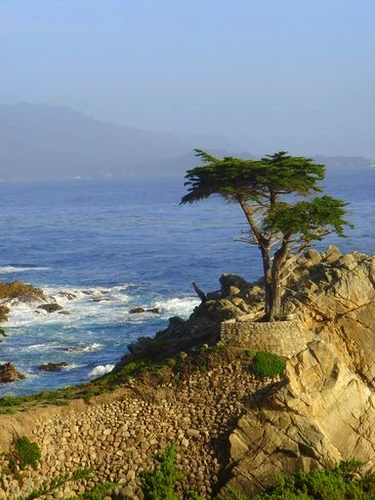
#> input picture T1/Ocean.bmp, 375 x 500 px; its folder holds 2 pictures in this run; the run also reads 1 picture not shown here
$ python Q1.py   (older library calls are emulated)
#> lines starting #> are read from the running program, lines starting #| are printed output that depends on the picture
#> further down, image1 is the input picture: shape (500, 375, 3); mean R, G, B 126.4, 133.4, 132.6
import numpy as np
import matplotlib
matplotlib.use('tkagg')  # for rendering to work
import matplotlib.pyplot as plt
from scipy import misc
import glob
from scipy.ndimage import *
import time
import math


def rgb2gray(rgb):
    return np.dot(rgb[..., :3], [0.299, 0.587, 0.114])  # MATLAB style


def computeCumulativeOptCosts(image, mask=None):
    # compute e1
    gray = rgb2gray(image)
    fx = correlate1d(gray, weights=[-1, 0, 1], axis=0)
    fy = correlate1d(gray, weights=[-1, 0, 1], axis=1)
    e1 = np.abs(fx) + np.abs(fy)

    # mask represents places to avoid
    if mask is not None:
        e1[mask[:, 0], mask[:, 1]] = float('inf')

    # initialize M and N
    M = np.pad(e1, ((0,), (1,)), 'constant', constant_values=float('inf'))
    N = np.zeros((image.shape[0], image.shape[1])) + float('nan')

    for i in range(1, M.shape[0]):
        choices = [M[i-1, :-2], M[i-1, 1:-1], M[i-1, 2:]]
        min_vals = np.amin(choices, axis=0)
        min_inds = np.argmin(choices, axis=0)
        M[i, 1:-1] += min_vals
        N[i, :] = min_inds - 1  # optimal direction is either -1, 0, or 1

    return M[:, 1:-1], N


# assuming vertical seam
def optimalSeam(M, N):
    # find minimal cost at last row and start from there
    r = M.shape[0] - 1
    c = np.argmin(M[r])

    # initialize seam
    s = [(r, c)]

    # follow optimal path up to first row
    direction = N[r, c]
    while not math.isnan(direction):
        r -= 1
        c += int(direction)
        s.append((r, c))
        direction = N[r, c]

    return np.array(s)


def removeSeam(image, s):
    # remove optimal seam
    mask = np.ones((image.shape[0], image.shape[1]), dtype=bool)
    mask[s[:, 0], s[:, 1]] = False
    image = image[mask].reshape((image.shape[0], -1, 3))

    return image


def animateSeamRemoval(image, remove_rows, remove_cols):
    # interactive imshow
    image_old = image.copy()
    obj = plt.imshow(image)
    plt.ion()

    def removeSeams(image, obj, remove, transpose=False):
#> called with remove = 10, transpose = False
        if transpose:
            image = np.transpose(image, (1, 0, 2))

        # animate removal of seams
        for i in range(remove):
            # compute cumulative optimal energy and optimal directions
            M, N = computeCumulativeOptCosts(image)

            # retrieve optimal seam(s)
            s = optimalSeam(M, N)

            # highlight optimal seam
            image[s[:, 0], s[:, 1], :] = [255.0, 0.0, 0.0]

            # display seam
            if transpose:
                obj.set_data(np.transpose(image, (1, 0, 2)))
            else:
                obj.set_data(image)
            plt.pause(0.05)

            # remove optimal seam
            image = removeSeam(image, s)

            # replace displayed image with seam removed image
            if transpose:
                obj.set_data(np.transpose(image, (1, 0, 2)))
            else:
                obj.set_data(image)
#> this loop made 10 passes
#> s on passes 1 to 10: [(499, 217)], [(499, 215)], [(499, 214)], [(499, 214)], [(499, 212)], [(499, 347)], [(499, 24)], [(499, 213)], [(499, 29)], [(499, 332)]

        if transpose:
            return np.transpose(image, (1, 0, 2))
        else:
            return image

    # remove columns
    image = removeSeams(image, obj, remove_cols)

    # remove rows
    image = removeSeams(image, obj, remove_rows, transpose=True)
#> call 2 of removeSeams, with remove = 10, transpose = True
#> the loop in removeSeams (call 2), `for i in range(remove):` made 10 passes
#> s on passes 1 to 10: [(364, 39)], [(364, 39)], [(364, 70)], [(364, 39)], [(364, 39)], [(364, 21)], [(364, 38)], [(364, 38)], [(364, 49)], [(364, 23)]
#> pass 1, in removeSeams (call 2), `plt.pause(0.05)`:
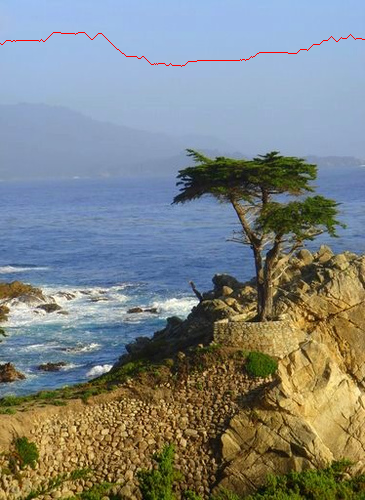
#> shown: shape (500, 365, 3); mean R, G, B 126.9, 133.3, 132.2
#> after the loop in removeSeams (call 2), `for i in range(remove):`:
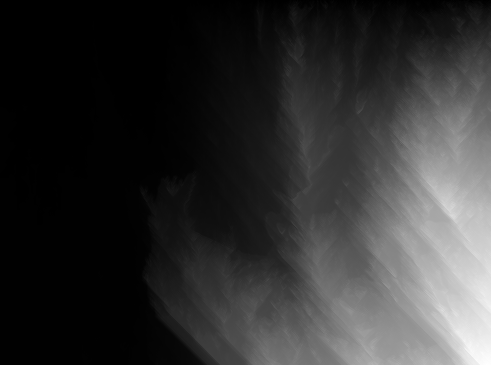
#> M: shape (365, 491) float64; min 0, max 7765, mean 1501.3; drawn with min black and max white

    plt.ioff()
    plt.subplot(121)
    plt.imshow(image_old)
    plt.subplot(122)
    plt.imshow(image)
    plt.show()

    return image


def animateSeamExpansion(image, expand_rows, expand_cols):
#> called with expand_rows = 10, expand_cols = 10
    image = image.astype('float32')
#> image: shape (490, 365, 3) float32

    # interactive imshow
    image_old = image.copy()
    obj = plt.imshow(image.astype('uint8'))
    plt.ion()

    def expandSeams(image, obj, expand, transpose=False):
#> called with expand = 10, transpose = False
        if transpose:
            image = np.transpose(image, (1, 0, 2))

        seams = []
        mask = None

        # get vertical seams
        for j in range(expand):
            # compute cumulative optimal energy and optimal directions
            M, N = computeCumulativeOptCosts(image, mask)

            # retrieve optimal seam(s)
            s = optimalSeam(M, N)
            seams.append(s)

            mask = np.concatenate(seams)
#> this loop made 10 passes
#> s on passes 1 to 10: [(489, 219)], [(489, 331)], [(489, 28)], [(489, 241)], [(489, 166)], [(489, 226)], [(489, 11)], [(489, 29)], [(489, 307)], [(489, 338)]
#> pass 1, in computeCumulativeOptCosts (call 21), `e1 = np.abs(fx) + np.abs(fy)`:
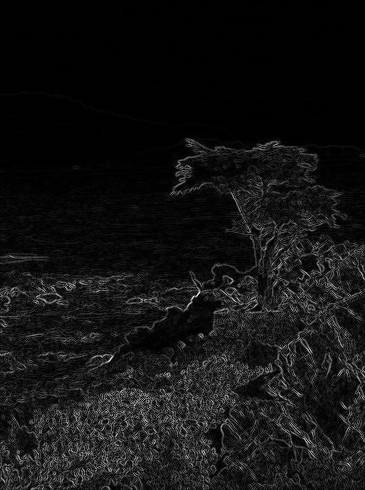
#> e1: shape (490, 365) float64; min 0, max 388, mean 30.2; drawn with min black and max white
#> after the loop:
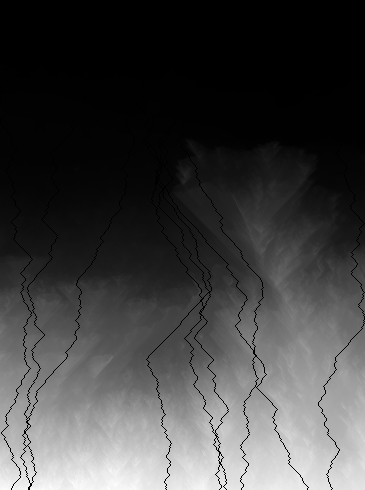
#> M: shape (490, 365) float64; 2.47% of the values are NaN or infinite; the others: min 0, max 6551.9, mean 1739.2; drawn with min black, max white, NaN and infinite black
#> after the loop, seams = 10 items

        # expand by replacing seam with two seams:
        # 1. seam which is the average of the optimal seam and its left
        # neighbour,
        # 2. seam which is the average of the optimal seam and its right
        # neighbour
        for k in range(len(seams)):
            # take seam
            s = seams[k]

            image_seam = image[s[:, 0], s[:, 1], :]

            # pad left and right sides with zeros to deal with out of bounds
            image = np.pad(image, ((0, 0), (1, 1), (0, 0)), 'constant')
            avg_left = (image_seam + image[s[:, 0], s[:, 1], :]) / 2.0
            avg_right = (image_seam + image[s[:, 0], s[:, 1]+2, :]) / 2.0

            # truncate left and right sides
            image = image[:, 1:-1, :]

            # highlight optimal seam
            image[s[:, 0], s[:, 1], :] = [255.0, 0.0, 0.0]

            # display seam
            if transpose:
                obj.set_data(np.transpose(image.astype('uint8'), (1, 0, 2)))
            else:
                obj.set_data(image.astype('uint8'))
            plt.pause(0.05)

            # place back old seam
            image[s[:, 0], s[:, 1], :] = image_seam

            # shift all columns to the right of this seam by one
            image = np.pad(image, ((0, 0), (0, 1), (0, 0)), 'constant')
            for i in range(s.shape[0]):
                image[s[i, 0], s[i, 1]+1:, :] = image[s[i, 0], s[i, 1]:-1, :]

            # shift all other seams to the right of this seam by one
            for i in range(k+1, len(seams)):
                # check if other seam's first pixel is to the right of the
                # current seam's first pixel
                if seams[i][0, 1] > s[0, 1]:
                    seams[i][:, 1] += 1  # shift to the right

            # insert new average seams
            image[s[:, 0], s[:, 1], :] = avg_left
            image[s[:, 0], s[:, 1]+1, :] = avg_right

            # replace displayed image with seam expanded image
            if transpose:
                obj.set_data(np.transpose(image.astype('uint8'), (1, 0, 2)))
            else:
                obj.set_data(image.astype('uint8'))
#> this loop made 10 passes
#> image: shape (490, 375, 3) float32

        if transpose:
            return np.transpose(image, (1, 0, 2))
        else:
            return image

    # expand columns
    image = expandSeams(image, obj, expand_cols)

    # expand rows
    image = expandSeams(image, obj, expand_rows, transpose=True)
#> call 2 of expandSeams, with expand = 10, transpose = True
#> the loop in expandSeams (call 2), `for j in range(expand):` made 10 passes
#> s on passes 1 to 10: [(374, 17)], [(374, 18)], [(374, 93)], [(374, 0)], [(374, 74)], [(374, 39)], [(374, 41)], [(374, 69)], [(374, 50)], [(374, 94)]
#> pass 1, in computeCumulativeOptCosts (call 31), `e1 = np.abs(fx) + np.abs(fy)`:
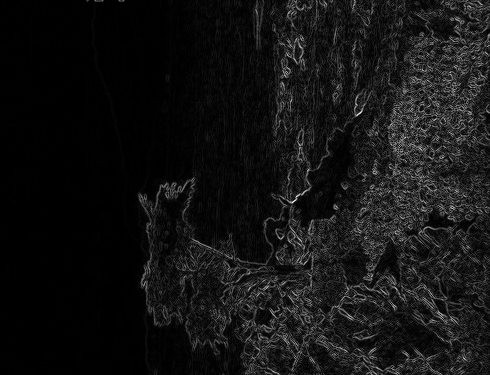
#> e1: shape (375, 490) float64; min 0, max 388, mean 29.6; drawn with min black and max white
#> the loop in expandSeams (call 2), `for k in range(len(seams)):` made 10 passes
#> after the loop in expandSeams (call 2), `for k in range(len(seams)):`:
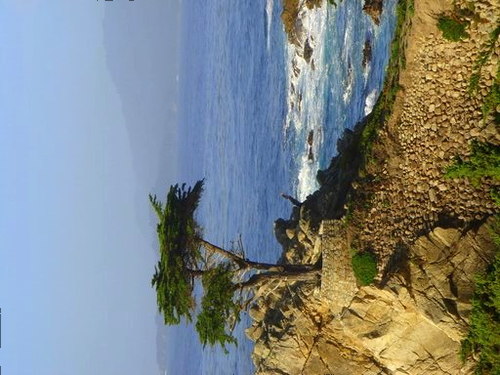
#> image: shape (375, 500, 3) float32; mean of channels 0, 1, 2 126.6, 133.6, 132.6; drawn as R, G, B

    plt.ioff()
    plt.subplot(121)
    plt.imshow(image_old.astype('uint8'))
    plt.subplot(122)
    plt.imshow(image.astype('uint8'))
    plt.show()
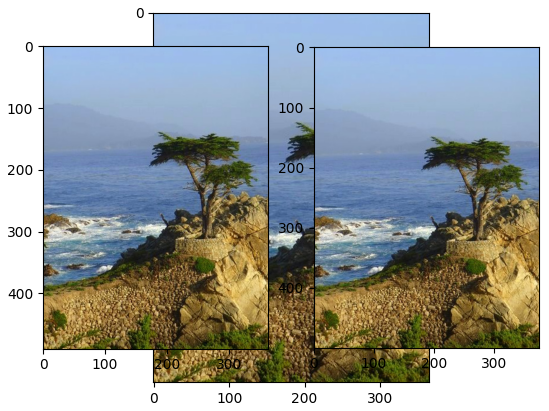
#> figure drawn by matplotlib, 3 panels

    return image.astype('uint8')


# retrieve images
filelist = glob.glob('T1/*.bmp')

image1 = misc.imread(filelist[0])
image1 = animateSeamRemoval(image1, remove_rows=10, remove_cols=10)
image1 = animateSeamExpansion(image1, expand_rows=10, expand_cols=10)

image2 = misc.imread(filelist[1])
image2 = animateSeamRemoval(image2, remove_rows=10, remove_cols=10)
image2 = animateSeamExpansion(image2, expand_rows=10, expand_cols=10)
